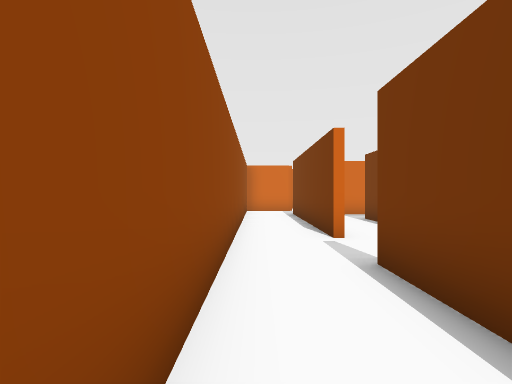
[1] (above)

24 first-person views from a walk through a scene from a Unity 3-D project. The camera is 1.5 m above the floor, looks level and sees 80° across. The floor is counted in squares, 1.8 m on a side. Each view is taken from the middle of a square. On the plan, view 1 faces up. The plan holds only what a view shows up to about 11 squares ahead; the rest is blank. The place goes on beyond the plan. The player is left out.

[2]
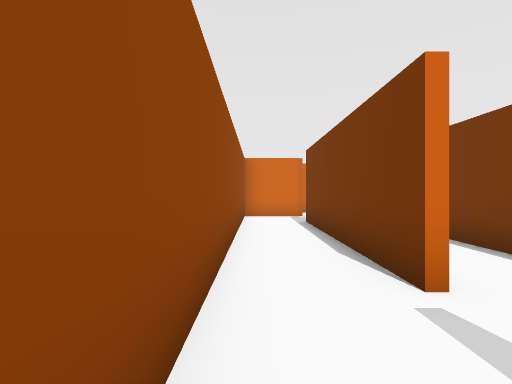

[3]
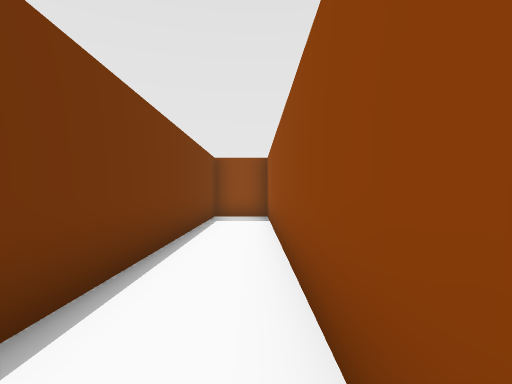

[4]
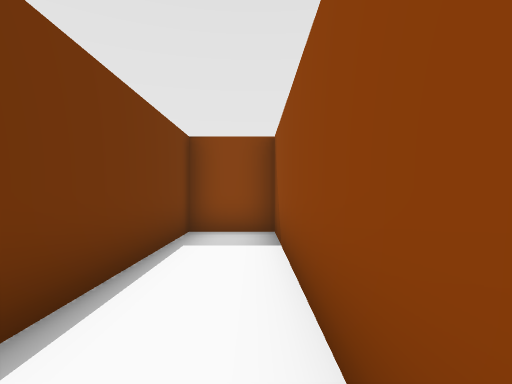

[5]
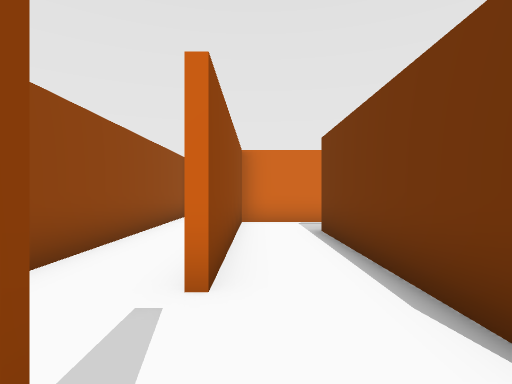

[6]
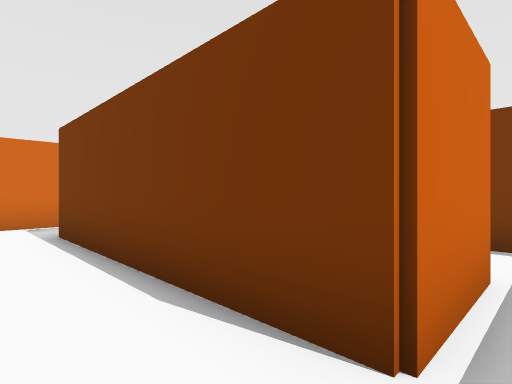

[7]
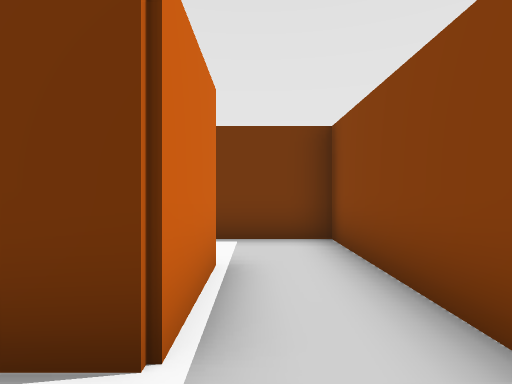

[8]
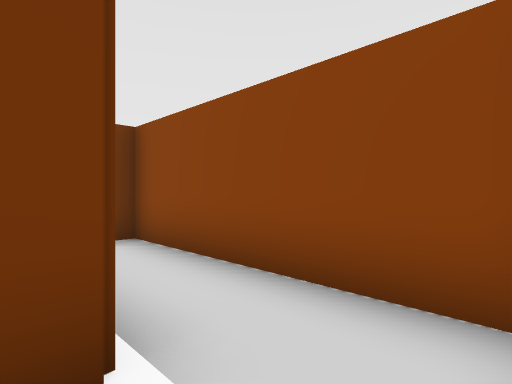

[9]
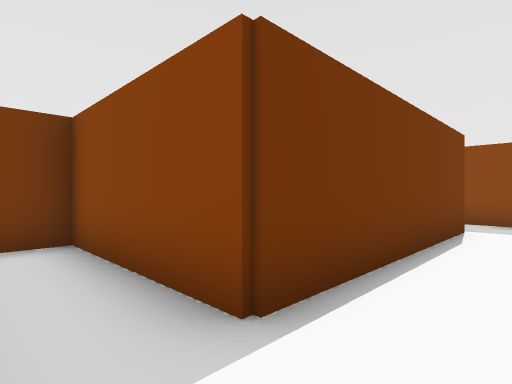

[10]
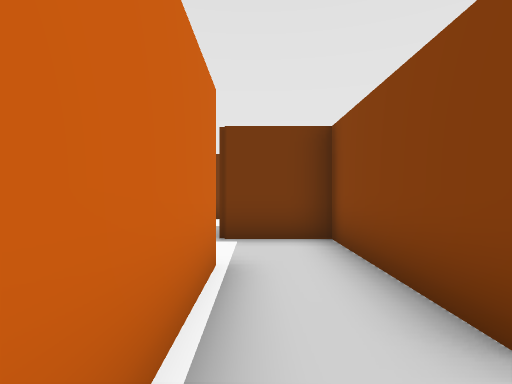

[11]
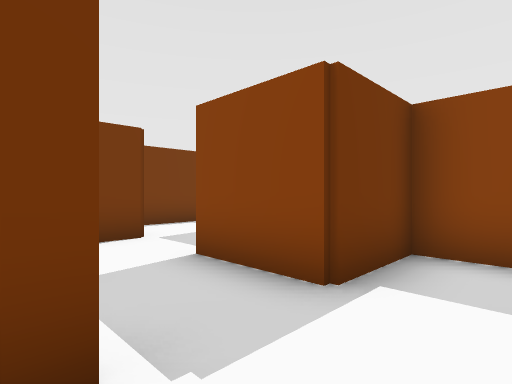

[12]
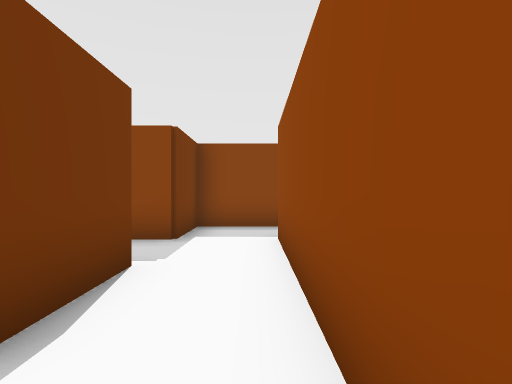

[13]
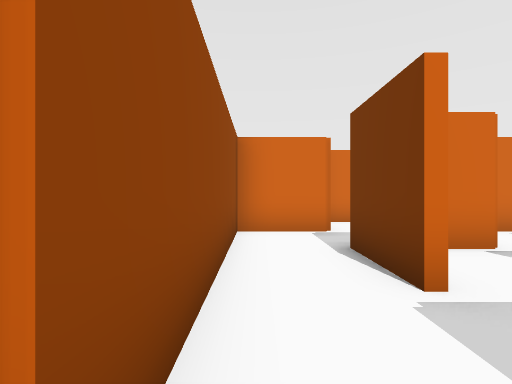

[14]
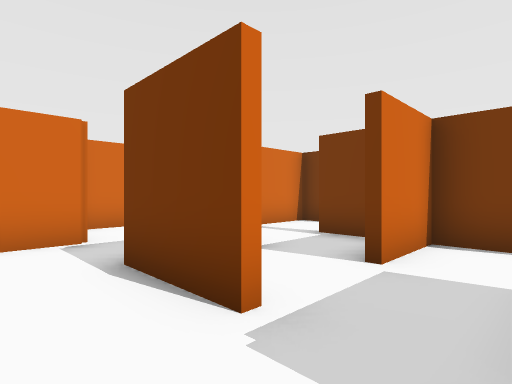

[15]
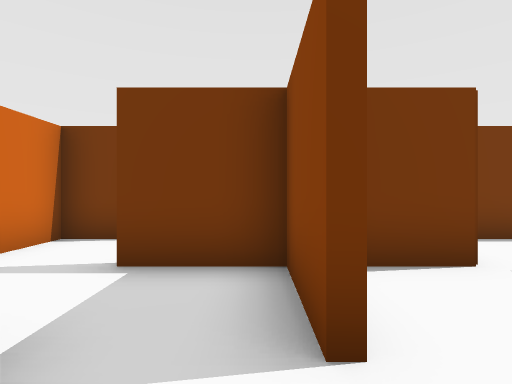

[16]
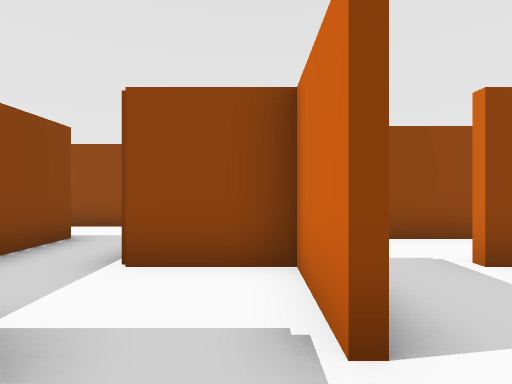

[17]
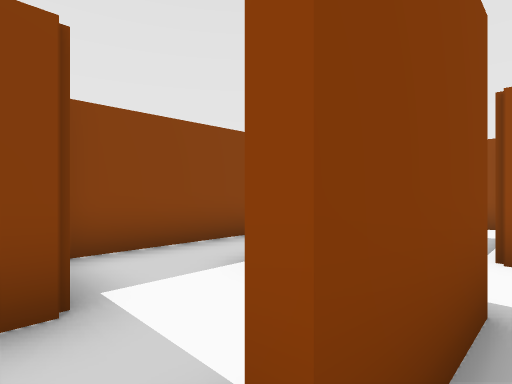

[18]
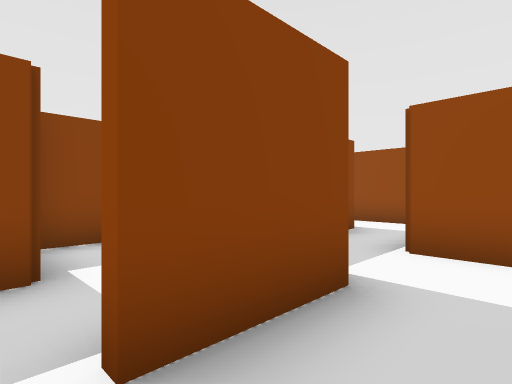

[19]
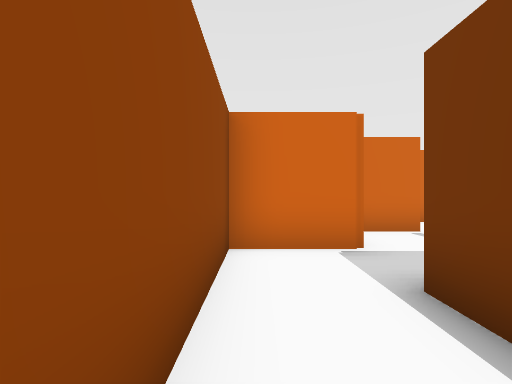

[20]
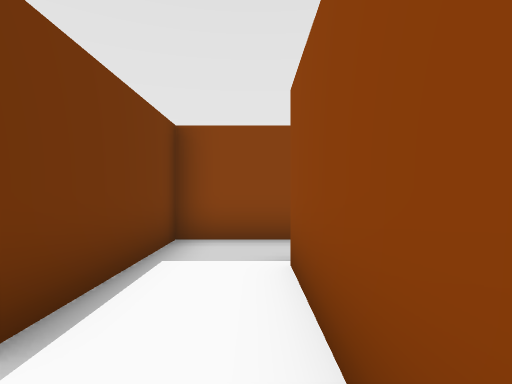

[21]
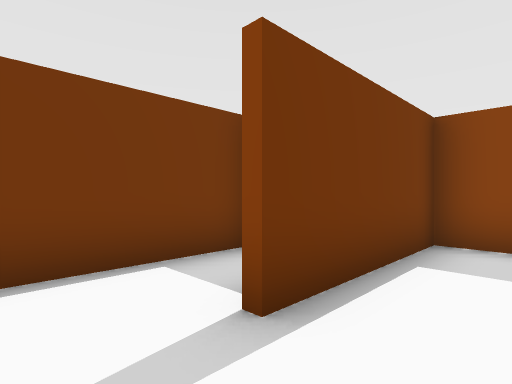

[22]
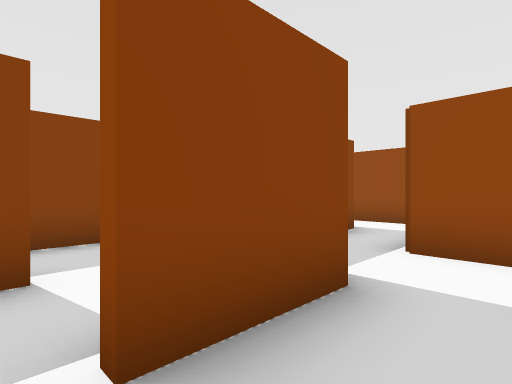

[23]
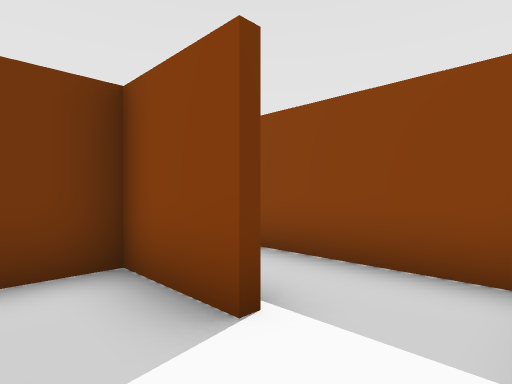

[24]
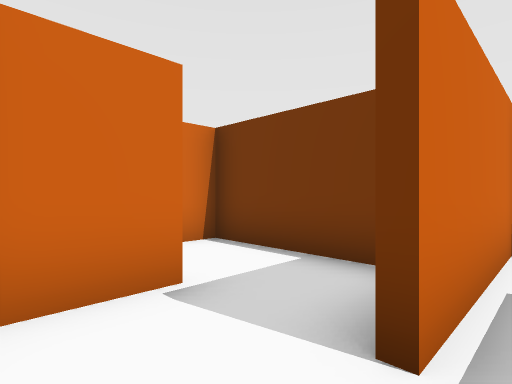

### Floor plan
Ten units are one square. View 1 is at (0, 0); x grows to the right and y downward. Boxes are objects, and circles mark ways between rooms. Rooms are numbered by the first view taken in them; rooms with no view inside come last. Other rooms are left out.
<svg viewBox="-9 -180 148 249">
<path fill="none" stroke="#000" d="M14 -55 14 -116M6 -135 -4 -135 -4 64 14 64 14 -36M56 -35 34 -35M21 -17 74 -17 74 -34M16 -111 16 -55M56 -115 16 -115M34 -35 34 -97 74 -97 74 -117M74 -135 74 -156M76 -175 56 -175 56 -115M96 -155 88 -155M74 -117 95 -117M114 -114 114 -135 95 -135M94 -97 115 -97M56 -66 56 -35M74 -34 74 -56M94 -39 94 -68M134 -96 134 -115M114 -77 134 -77 134 -96M116 -95 101 -95M102 -57 132 -57M134 -75 115 -75M16 -135 6 -135M35 -155 22 -155M55 -77 91 -77M36 -82 36 -65M95 -115 76 -115 76 -94"/>
<circle cx="10" cy="-45" r="3" fill="#2a7"/>
<circle cx="10" cy="-130" r="3" fill="#2a7"/>
<circle cx="20" cy="-40" r="3" fill="#2a7"/>
<circle cx="60" cy="-45" r="3" fill="#2a7"/>
<circle cx="60" cy="-120" r="3" fill="#2a7"/>
<circle cx="70" cy="-130" r="3" fill="#2a7"/>
<circle cx="100" cy="-120" r="3" fill="#2a7"/>
<circle cx="110" cy="-110" r="3" fill="#2a7"/>
<circle cx="90" cy="-110" r="3" fill="#2a7"/>
<circle cx="120" cy="-100" r="3" fill="#2a7"/>
<circle cx="80" cy="-100" r="3" fill="#2a7"/>
<text x="0" y="-40">1</text>
<text x="40" y="-30">2</text>
<text x="20" y="-90">3</text>
<text x="60" y="-150">4</text>
<text x="90" y="-140">5</text>
<text x="100" y="-110">6</text>
<text x="70" y="-60">7</text>
<text x="120" y="-110">8</text>
<text x="110" y="-80">9</text>
<text x="30" y="-140">10</text>
<text x="50" y="-90">11</text>
<text x="80" y="-110">12</text>
</svg>
Room 1 opens to room 3. Room 1 opens to room 10. Room 2 opens to room 3. Room 2 opens to room 7. Room 3 opens to room 4. Room 4 opens to room 5. Room 5 opens to room 6. Room 6 opens to room 8. Room 6 opens to room 12. Room 8 opens to room 9. Room 11 opens to room 12.

Where each view was taken, in squares from view 1:
view 1: 0 up, 0 right, facing up
view 2: 3 up, 0 right, facing up
view 3: 4 up, 0 right, facing down
view 4: 0 up, 0 right, facing down
view 5: 3 up, 2 right, facing up
view 6: 3 up, 2 right, facing up-right
view 7: 3 up, 2 right, facing right
view 8: 4 up, 2 right, facing down-right
view 9: 11 up, 2 right, facing down-right
view 10: 11 up, 2 right, facing right
view 11: 14 up, 6 right, facing down-right
view 12: 17 up, 6 right, facing down
view 13: 11 up, 6 right, facing up
view 14: 12 up, 6 right, facing up-right
view 15: 14 up, 8 right, facing right
view 16: 11 up, 11 right, facing left
view 17: 12 up, 10 right, facing down-left
view 18: 13 up, 10 right, facing down-left
view 19: 9 up, 0 right, facing up
view 20: 7 up, 6 right, facing down
view 21: 7 up, 6 right, facing down-right
view 22: 11 up, 12 right, facing down-left
view 23: 9 up, 10 right, facing down-right
view 24: 7 up, 10 right, facing up-right
